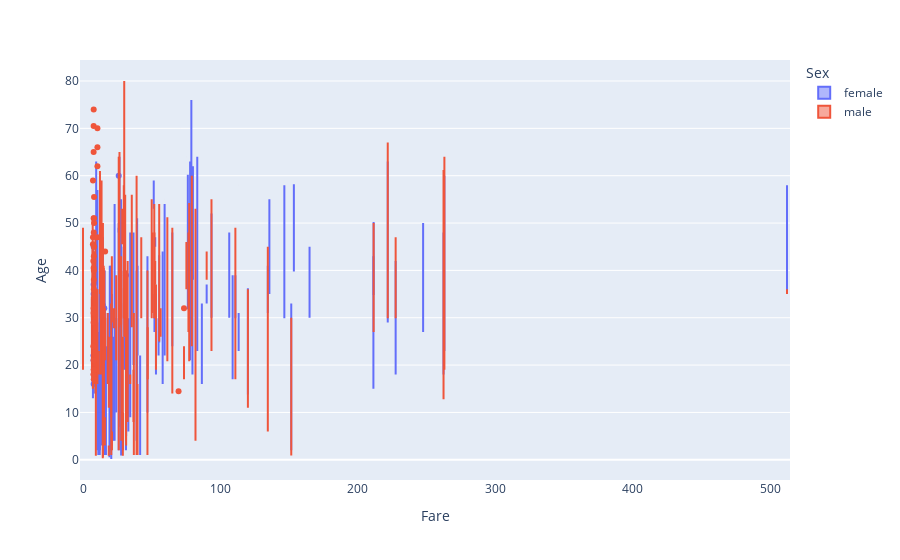

The notebook cell saved with this chart:
### Code cell
px.box(data_frame=df, x="Fare", y="Age", color="Sex")

### Figure 1 — Plotly figure (JSON) as saved in the notebook; plotly's stock layout.template omitted (floating-point values rounded to 4 significant figures; data arrays with more than 128 entries replaced by an {"elided": "..."} marker saying what was removed)
{"data": [{"alignmentgroup": "True", "hovertemplate": "Sex=female<br>Fare=%{x}<br>Age=%{y}<extra></extra>", "legendgroup": "female", "marker": {"color": "#636efa"}, "name": "female", "notched": false, "offsetgroup": "female", "orientation": "v", "showlegend": true, "type": "box", "x": {"elided": "466 float values"}, "x0": " ", "xaxis": "x", "y": {"elided": "466 float values"}, "y0": " ", "yaxis": "y"}, {"alignmentgroup": "True", "hovertemplate": "Sex=male<br>Fare=%{x}<br>Age=%{y}<extra></extra>", "legendgroup": "male", "marker": {"color": "#EF553B"}, "name": "male", "notched": false, "offsetgroup": "male", "orientation": "v", "showlegend": true, "type": "box", "x": {"elided": "843 float values"}, "x0": " ", "xaxis": "x", "y": {"elided": "843 float values"}, "y0": " ", "yaxis": "y"}], "layout": {"boxmode": "group", "legend": {"title": {"text": "Sex"}, "tracegroupgap": 0}, "margin": {"t": 60}, "xaxis": {"anchor": "y", "domain": [0, 1], "title": {"text": "Fare"}}, "yaxis": {"anchor": "x", "domain": [0, 1], "title": {"text": "Age"}}}}
